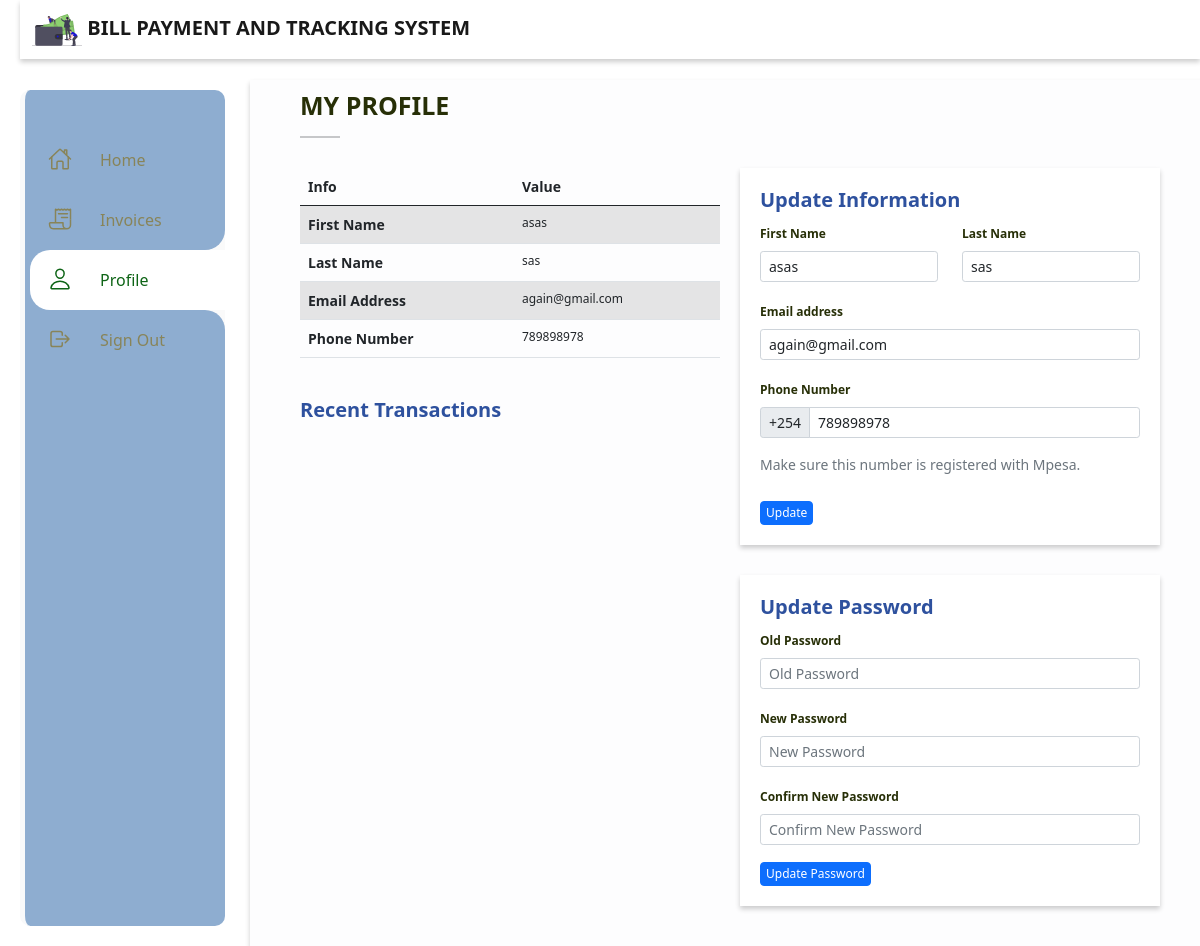
The page /profile/ (signed in) on the database as committed earlier.
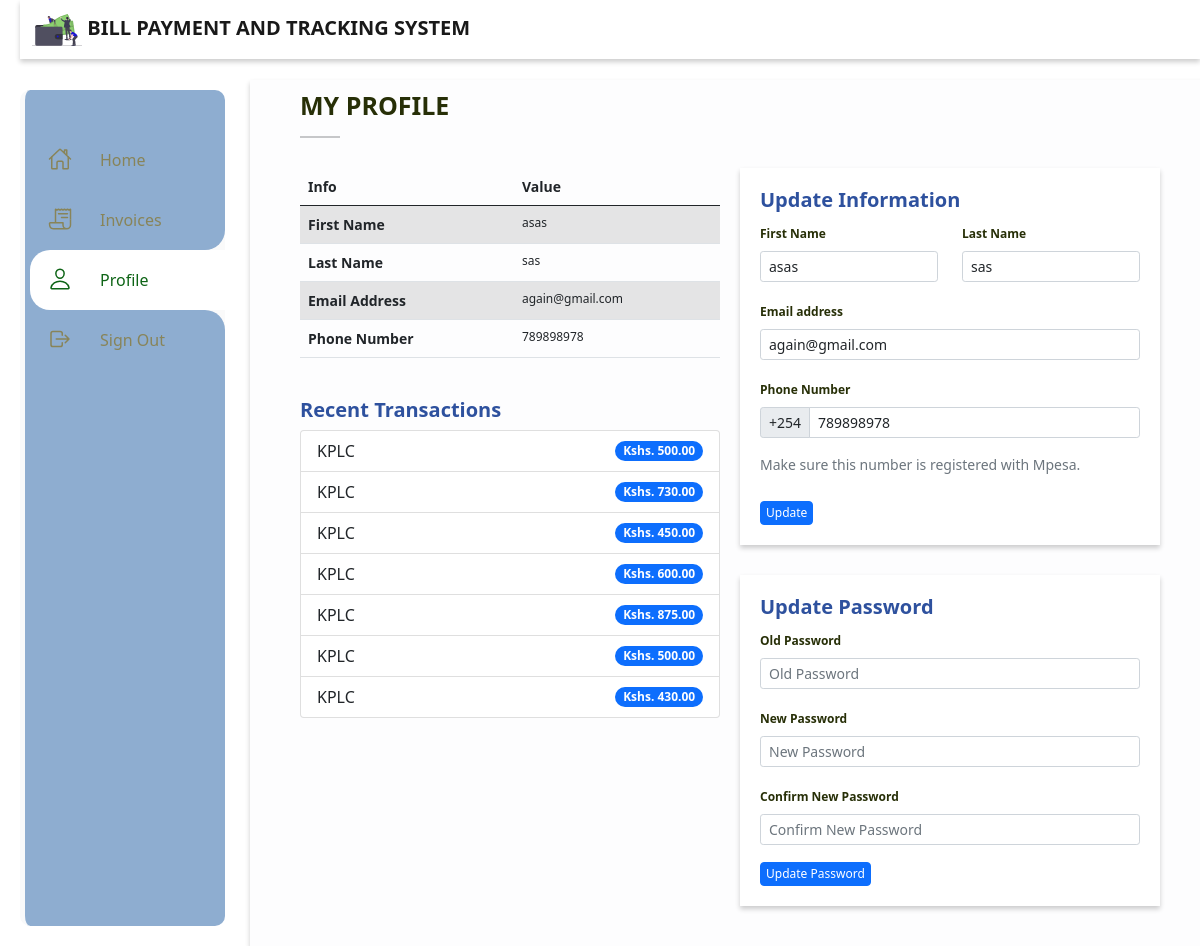
The same page on the database as committed later.
### mpesa_api/models.py (models this page shows, shortened)
class BaseModel(models.Model):
	created_at = models.DateTimeField(auto_now_add=True)
	updated_at = models.DateTimeField(auto_now=True)
	class Meta:
		abstract = True

class MpesaPayment(BaseModel):
	my_subscription = models.ForeignKey(MySubscription, on_delete=models.CASCADE, blank=True, null=True)
	amount = models.DecimalField(max_digits=10, decimal_places=2)

### main/models.py (models this page shows, shortened)
class BaseModel(models.Model):
    created_date = models.DateTimeField(auto_now_add=True)
    modified_date = models.DateTimeField(auto_now=True)
    class Meta:
        abstract = True

class MySubscription(BaseModel):
	user 			= models.ForeignKey(User, on_delete=models.CASCADE)
	subscription 	= models.ForeignKey(Subscription, on_delete=models.CASCADE)
	account_no 		= models.CharField(max_length=100)

class Subscription(models.Model):
	name 	= models.CharField(max_length=50)
	pic 	= models.ImageField(upload_to="./subscriptions")

### main/views.py (the view)
# urls.py: path('profile/', profile, name="profile"),
@login_required
def profile(request):
	if request.user.is_superuser == True:
		return redirect("admin:index")
	template_name = "profile.html"
	trans = MpesaPayment.objects.filter(my_subscription__user=request.user).order_by("-pk")
	context = {
		"nbar":"profile",
		"user": request.user,
		"trans":trans,
	}
	return render(request, template_name, context)

### main/templates/profile.html (shortened to what the changed rows need)
{% extends "base.html" %}
{% load static %}
{% block custom_css %}
	<link rel="stylesheet" type="text/css" href="{% static 'css/profile.css' %}">
{% endblock %}
{% block content %}
	<div class="profile-main">
		<div class="info-section">
			<div class="table">
				<table class="table table-striped">
				  <thead>
				    <tr>
				    	<th scope="col">Info</th>
				      <th scope="col">Value</th>
				    </tr>
				  </thead>
				  <tbody>
				    <tr>
				      <th scope="row">First Name</th>
				    </tr>
				    <tr>
				      <th scope="row">Last Name</th>
				    </tr>
				    <tr>
				      <th scope="row">Email Address</th>
				    </tr>
				    <tr>
				      <th scope="row">Phone Number</th>
				    </tr>
				  </tbody>
				</table>
			</div>
			<div class="recent-transactions">
				<br>
				<ul class="list-group">
					{% for tran in trans %}
				  <li class="list-group-item d-flex justify-content-between align-items-center">
				    {{tran.my_subscription.subscription.name}}
				    <span class="badge bg-primary rounded-pill">Kshs. {{tran.amount}}</span>
				  </li>
				  {% endfor %}
				</ul>
			</div>
		</div>
	</div>
{% endblock %}

Rows that differ between the two databases and show on the page:
added MpesaPayment: my_subscription.subscription.name "KPLC", amount "500.00"
added MpesaPayment: my_subscription.subscription.name "KPLC", amount "730.00"
added MpesaPayment: my_subscription.subscription.name "KPLC", amount "450.00"
added MpesaPayment: my_subscription.subscription.name "KPLC", amount "600.00"
added MpesaPayment: my_subscription.subscription.name "KPLC", amount "875.00"
added MpesaPayment: my_subscription.subscription.name "KPLC", amount "500.00"
added MpesaPayment: my_subscription.subscription.name "KPLC", amount "430.00"
